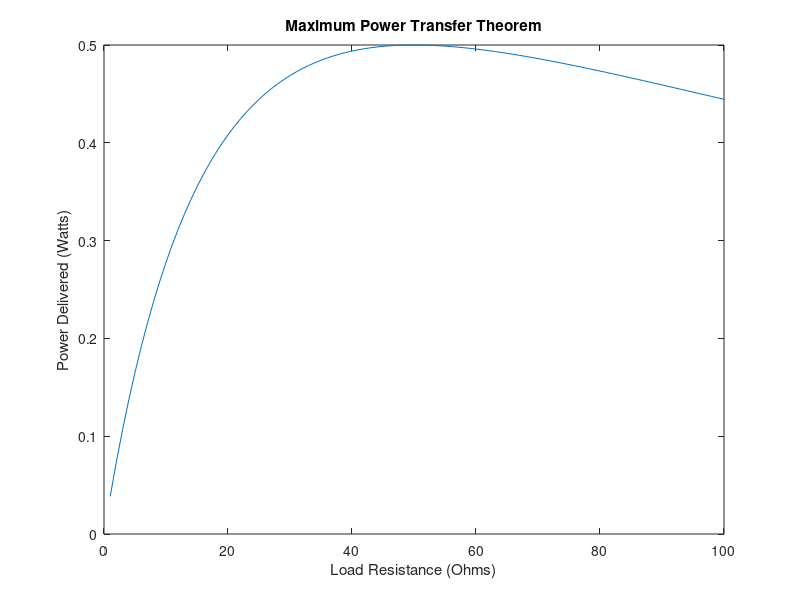

Source code (MATLAB):
%Name: Md. Roknuzzaman Rikon
%ID: 22024014
% Maximum Power Transfer Theorem 
R_source = 50; % Source resistance in ohms 
R_load = linspace(1, 100, 100); % Load resistance in ohms 
V_source = 10; % Source voltage in volts 
P_load = (V_source^2) * (R_load ./ (R_source + R_load).^2); % Power delivered to the load 
plot(R_load, P_load); 
title('Maximum Power Transfer Theorem'); 
xlabel('Load Resistance (Ohms)')
ylabel('Power Delivered (Watts)'); 